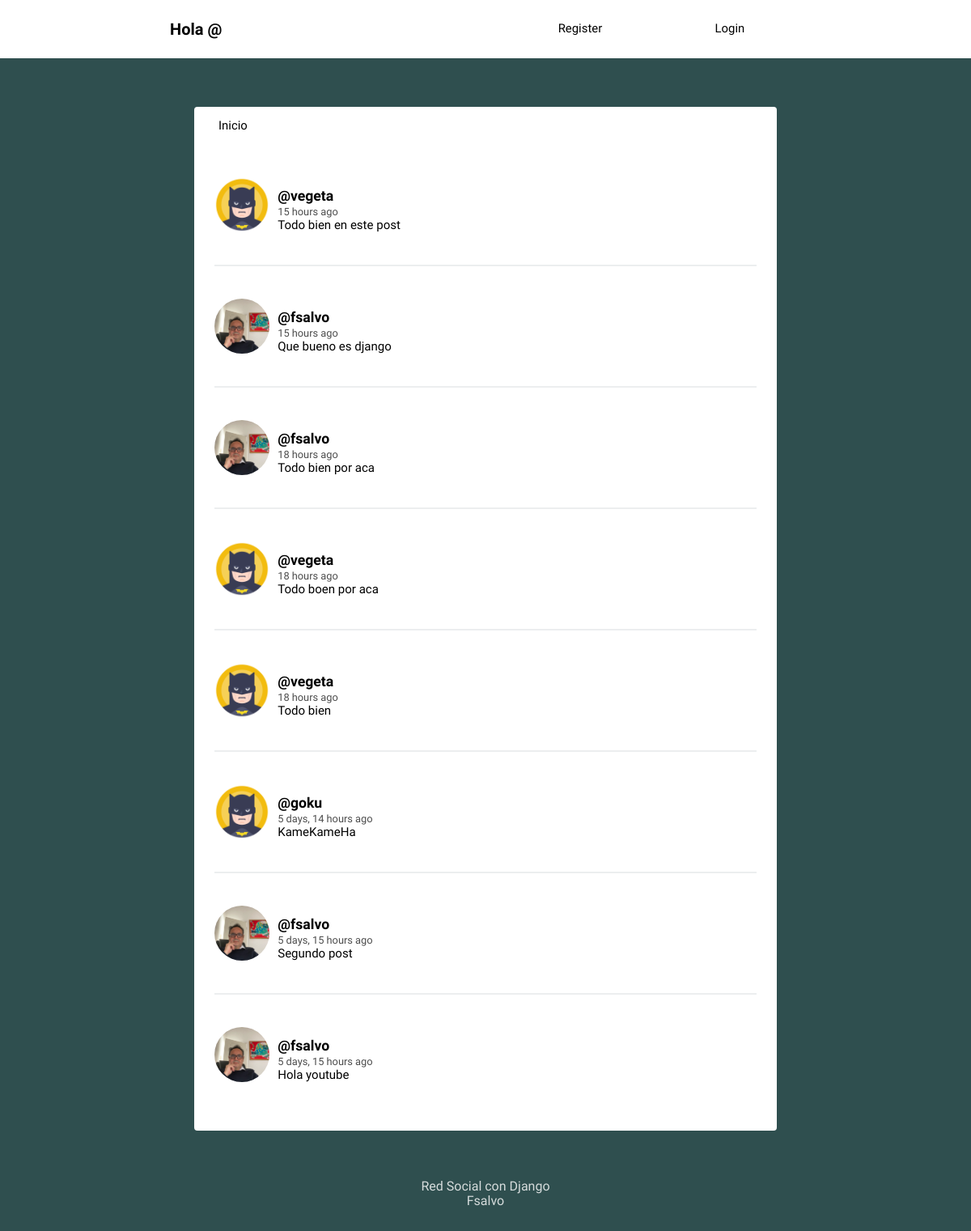
The page / on the database its author committed.
### social/models.py (models this page shows, shortened)
class Post(models.Model):
    user = models.ForeignKey(User,on_delete=models.CASCADE,related_name='posts')
    timestamp = models.DateTimeField(default=timezone.now)
    content = models.TextField()
    class Meta:
        ordering =['-timestamp']

class Profile(models.Model):
    user = models.OneToOneField(User, on_delete=models.CASCADE)
    image = models.ImageField(default='batman.png')

### social/views.py (the view)
# urls.py: path('',views.feed, name='feed'),
def feed(request):
    posts = Post.objects.all()
    context ={'posts':posts}
    return render(request,'social/feed.html',context)

### social/templates/social/feed.html (shortened to what this page needs)
{% extends 'social/layout.html' %}
{% load humanize %}
{% block content %}
{% for post in posts %}
<article>
    <div class="container-article">
        <img src="{{ post.user.profile.image.url }}">
        <div>
            <h2 class="username"><a href="{% url 'profile' post.user.username %}">@{{ post.user.username }}</a></h2>
            <time data-time="#">{{ post.timestamp|naturaltime }}</time>
            <div class="post">{{ post.content }}</div>
        </div>
    </div>
</article>
{% endfor %}
{% endblock %}

### social/templates/social/layout.html (shortened to what this page needs)
<!DOCTYPE html>
{% load static %}
<html>
<head>
	<link rel="stylesheet" type="text/css" href="{% static 'normalize.css' %}">
	<link rel="stylesheet" type="text/css" href="{% static 'style.css' %}">
</head>
<body>
	<header class="main-head">
		<nav class="main">
			<h1 id="logo">Hola @{{ user.username }}</h1>
			<ul>
				{% if request.user.is_authenticated %}
				<form method="post" action="{% url 'logout' %}">
					{% csrf_token %}
					<button type="submit">logout</button>
				</form>
				{% else %}
				<li><a href="{% url 'register' %}">Register</a></li>
				<li><a href="{% url 'login' %}">Login</a></li>
				{% endif %}
			</ul>
		</nav>
	</header>
	<div class="main">
		<nav class="second-nav">
			<a class="feed" href="{% url 'feed' %}">Inicio</a>
		</nav>
		{% block content %}
		{% endblock content %}
	</div>
	<footer>
		<div class="row">
			<p>Red Social con Django<br>Fsalvo</a></p>
		</div>
	</footer>
</body>
</html>

### social/static/style.css (style rules this page uses)
body { background: #2F4F4F; font-size: 62.5%; font-family: 'Varela Round', Helvetica, Arial, serif; }
p { font-size: 1rem; }
img { object-fit: cover; }
.main-head { background: white; color: black; }
nav.main { min-height: 7vh; display: flex; width: 65%; margin: auto; align-items: center; padding: 0.5rem; }
nav.main ul { display: flex; flex: 1 1 40rem; justify-content: space-around; align-items: center; list-style: none; }
#logo { flex: 2 1 40rem; }
a { font-size: .93rem; text-decoration: none; color: black; }
.main { background: white; width: 60%; margin: 5% auto; border-radius: 4px; padding-bottom: 20px; }
.second-nav { display: flex; padding: 15px 30px; }
.second-nav .feed { flex: 1 1 30px; }
article { width: 93%; margin: auto; padding: 40px 0; border-bottom: 2px solid #ECEEEF; }
.username { margin-bottom: .2rem; }
.username a { font-size: 1.1rem; }
.container-article { display: flex; }
.container-article img { height: 68px; width: 68px; margin-right: 10px; border-radius: 50%; }
article:last-child { border-bottom: 0; }
time { font-size: .8rem; opacity: .7; }
.post { font-size: .94rem; }
footer { color: white; text-align: center; font-size: .875em; margin: 40px 0; }
footer p { opacity: .8; }

### rows shown on the page
Post: user.profile.image (picture), user.username "vegeta", timestamp "15 hours ago", content "Todo bien en este post"
Post: user.profile.image (picture), user.username "fsalvo", timestamp "15 hours ago", content "Que bueno es django"
Post: user.profile.image (picture), user.username "fsalvo", timestamp "18 hours ago", content "Todo bien por aca"
Post: user.profile.image (picture), user.username "vegeta", timestamp "18 hours ago", content "Todo boen por aca"
Post: user.profile.image (picture), user.username "vegeta", timestamp "18 hours ago", content "Todo bien"
Post: user.profile.image (picture), user.username "goku", timestamp "5 days, 14 hours ago", content "KameKameHa"
Post: user.profile.image (picture), user.username "fsalvo", timestamp "5 days, 15 hours ago", content "Segundo post"
Post: user.profile.image (picture), user.username "fsalvo", timestamp "5 days, 15 hours ago", content "Hola youtube"
